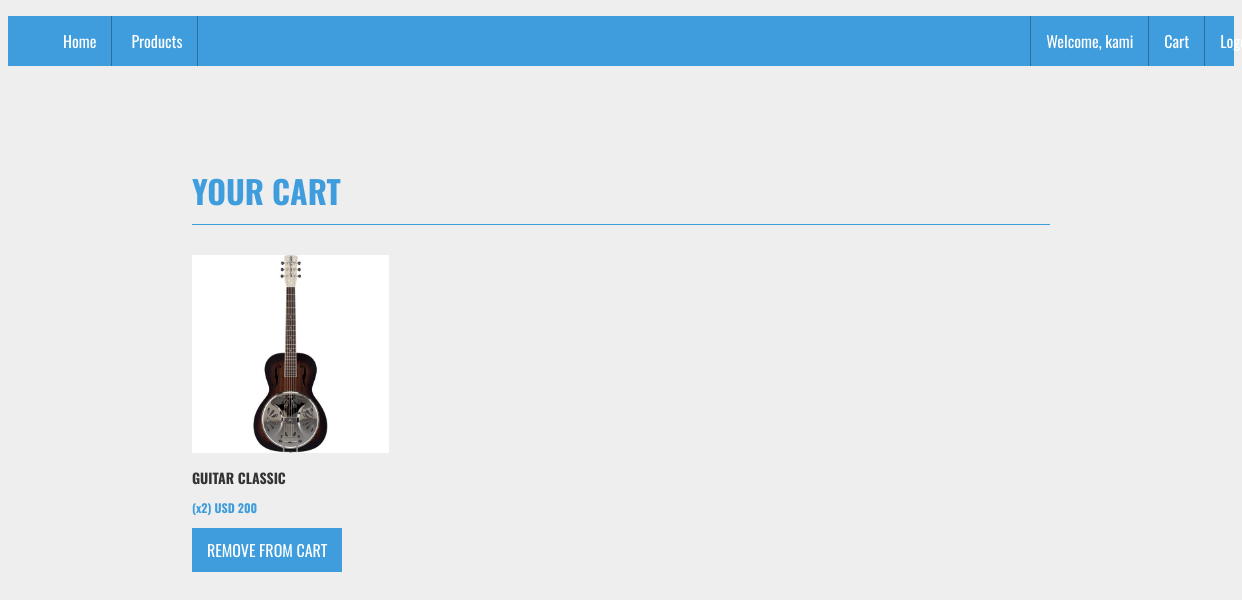
/cart.php (signed in), run on the app's committed database.
### tables this page shows
CREATE TABLE `users` (
  `id` int(11) NOT NULL,
  `username` varchar(255) NOT NULL,
  `password` varchar(255) NOT NULL
);

CREATE TABLE `items` (
  `id` int(11) NOT NULL,
  `image` varchar(255) NOT NULL,
  `name` varchar(255) NOT NULL,
  `price` varchar(255) NOT NULL
);

### libs/db.php (called while the page is built, shortened)
<?php
class Db extends DbBlueprint {
	protected function connectToDB() {
		try {
   			$dbh = new PDO("mysql:host=localhost;dbname=onlineShop", "root", "");
    		$dbh -> setAttribute(PDO::ATTR_ERRMODE, PDO::ERRMODE_EXCEPTION);
    		$this -> dbh = $dbh;
		} catch(PDOException $e) {
    		if(DEBUG_ALL) echo 'PDO Error: ' . $e->getMessage();
		}
	}
	public function checkTable($table) {
		$table_check_query = $this -> dbh -> prepare("SHOW TABLES LIKE :table");
		$table_check_query -> bindParam(":table", $table);
		$table_check_query -> execute();
		return true;
	}
	public function checkColumn($table, $column) {
		$this -> checkTable($table);
		$column_check_query = $this -> dbh -> prepare("SHOW COLUMNS FROM `{$table}` LIKE :column");
		$column_check_query -> bindParam(":column", $column);
		$column_check_query -> execute();
		if($column_check_query -> rowCount() < 1) {
			return false;
		}
		else {
			return true;
		}
	}
	public function getRow($param, $table, $single = true, $random = false, $orderColumn = FALSE, $orderDirection = 'DESC') {
		$this -> checkTable($table);
		if(is_array($param)) {
			$array_keys = array_keys($param);
			foreach($array_keys as $key) {
				$this -> checkColumn($table, $key);
				if(is_array($param[$key])) {
					$keys[] = ":{$key}1";
					$keys[] = ":{$key}2";
					$i = 0;
					foreach($param[$key] as $cond) {
						$i++;
						$condition[] = "`{$key}` = :{$key}{$i}";
						$param[$key . $i] = $cond[0];
					}
					$conditions[] = '(' . implode(' OR ', $condition) . ')';
					unset($param[$key]);
				}
				else {
					$keys[] = ":{$key}";
					$conditions[] = "`{$key}` = :{$key}";
				}
			}
			$final_conditions = implode(" AND ", $conditions);
		}
		else $final_conditions = $param;
		if(!is_bool($orderColumn)) {
			$this -> checkColumn($table, $orderColumn);
			$order = " ORDER BY `{$orderColumn}` {$orderDirection}";
		}
		else $order = '';
		$sql_query_string = "SELECT * FROM `{$table}` WHERE {$final_conditions} {$order}";
		if($single) $sql_query_string .= " LIMIT 0,1;";
		$sql_query = $this -> dbh -> prepare($sql_query_string);
		if(is_array($param)) $sql_query -> execute(array_combine($keys, array_values($param)));
		else $sql_query -> execute();
		if($single) return $sql_query -> fetch(PDO::FETCH_ASSOC);
		else return $sql_query -> fetchAll(PDO::FETCH_ASSOC);
	}
}

### cart.php (the view)
<?php require 'common/header.php'; ?>
<div class='recent-products'>
  <h1>Your Cart</h1>
  <div class='recent-products-listing'>
    <?php
    $cart = $db->getRow(array('user' => $_COOKIE['user_id']), 'carts', false);
    $products = array();
    foreach($cart as $k => $item) {
      $products[$k] = $db->getRow(array('id' => $item['item']), 'items');
      $products[$k]['quantity'] = $item['quantity'];
    }
    foreach($products as $product) { ?>
      <div class='product-square'>
        <img src='uploads/<?php echo $product['image']; ?>' />
        <h2><?php echo $product['name']; ?></h2>
        <h3>(x<?php echo $product['quantity']; ?>) USD <?php echo $product['price'] * $product['quantity']; ?></h3>
        <a href='#' class='remove-from-cart' <?php echo "data-user='{$_COOKIE['user_id']}' data-id='{$product['id']}'"; ?>>Remove from Cart</a>
      </div>
    <?php } ?>
  </div>
</div>
<?php require 'common/footer.php'; ?>

### common/header.php (shortened to what this page needs)
<?php
require __DIR__ . "/../libs/db.php";
$db = new Db();
$user = $db->getRow(array('id' => $_COOKIE['user_id']), 'users');
?>
<!DOCTYPE HTML>
<html>
<head>
  <link rel='stylesheet' href='public/css/screen.css' />
</head>
<body>
<div class='menu'>
  <ul>
    <li><a href='index.php'>Home</a></li>
    <li><a href='products.php'>Products</a></li>
    <li class='logout'><a href='logout.php'>Logout</a></li>
    <li class='logout'><a href='cart.php'>Cart</a></li>
    <li class='logout'><a href='#'>Welcome, <?php echo $user['username']; ?></a></li>
  </ul>
</div>

### public/css/screen.css (style rules this page uses)
html, body { background: #eee; }
.menu { background: #3f9ddd; height: 50px; width: 100%; }
.menu ul { width: 100%; }
.menu li { display: inline-block; }
.menu li.logout { float: right; }
.menu li.logout a { border-left: 1px solid rgba(0, 0, 0, 0.3); border-right: 0; }
.menu li a { line-height: 50px; display: inline-block; height: 50px; padding: 0 15px; text-decoration: none; border-right: 1px solid rgba(0, 0, 0, 0.3); font-family: "Oswald"; font-weight: 400; color: #FFF; }
.recent-products { width: 70%; margin: 0 auto; padding-top: 80px; }
.recent-products h1 { font-family: "Oswald"; color: #3f9ddd; border-bottom: 1px solid #3f9ddd; padding-bottom: 10px; text-transform: uppercase; margin-bottom: 30px; }
.product-square { width: 23%; margin-right: 2.6%; float: left; margin-bottom: 80px; }
.product-square img { width: 100%; }
.product-square .add-to-cart, .product-square .remove-from-cart { background: #3f9ddd; display: table; margin-top: 10px; text-decoration: none; padding: 10px 15px; font-family: "Oswald"; color: #FFF; text-align: center; text-transform: uppercase; }
.product-square h2 { font-family: "Oswald"; font-size: 14px; text-transform: uppercase; color: #333; margin-top: 10px; }
.product-square h3 { font-size: 12px; font-weight: bold; color: #3f9ddd; font-family: "Oswald"; margin-top: 10px; }

### data on the page
users: username "kami"
items: image (picture), name "GUITAR CLASSIC", quantity "2", $product['price']*$product['quantity'] "200"
